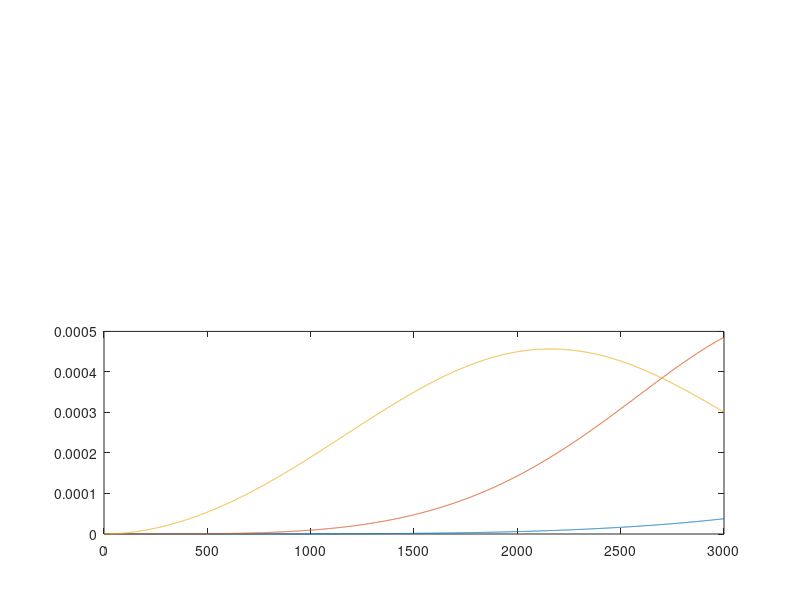

MATLAB code to generate this figure: (Note: this script raises an error after producing the figure.)
%Wiebull Plots

MTTF = [6000 3500 2500]
shape = [5.6 5.0 2.9]
stoptime = 2700;
t = 1:3e3;
x=zeros(length(t), length(MTTF))
for d = 1:length(MTTF)
    x(:,d) = wblpdf(t,MTTF(d),shape(d));
    nm{d} = sprintf('Failure Mode %i',d);
end
figure(1)
subplot(212)
plot(t,x,'-')
hold on
xline(stoptime);
title('Individual Failure Mode Distributions')
xlabel('Minutes')
ylabel('Probability of Failure')
legend(nm{:},'Simulation Stop','location','northwest')
hold off
subplot(211)
plot(t,mean(x,2))
xline(stoptime);
hold on;
title('Machine Failure Distribution')
xlabel('Minutes')
ylabel('Probability of Failure')
legend('Total Failure Rate','Simulation Stop','location','northwest')
hold off;



figure(2)
plot(t,x,'-',t,mean(x,2),':')
hold on
xline(stoptime);
title('Individual Failure Mode & Total Machine Failure Distributions')
xlabel('Minutes')
ylabel('Failure Distribution')
legend(nm{:},'Simulation Stop','Total Failure Rate','location','northwest')

hold off